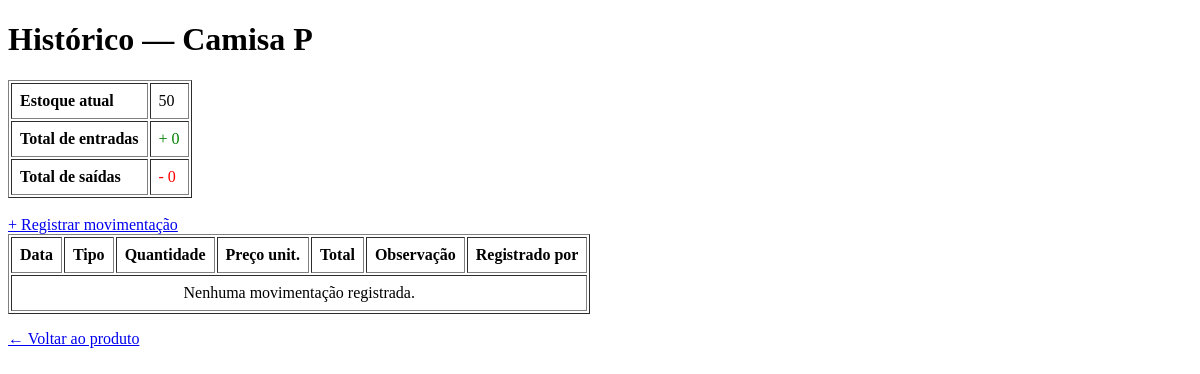
The page /movimentacoes/produto/1 (signed in) on the database as committed earlier.
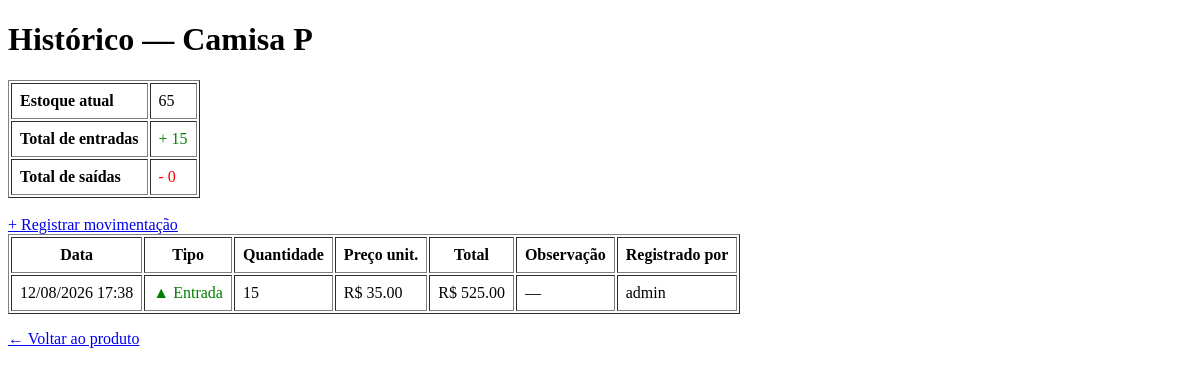
The same page on the database as committed later.
### app/models/produto.py (models this page shows, shortened)
class Produto(Base):
    __tablename__ = "produtos"
    id = Column(Integer, primary_key=True, autoincrement=True, index=True)
    nome = Column(String(150), nullable=False, index=True)
    preco = Column(Float, nullable=False, default=0.0)
    estoque_atual = Column(Integer, nullable=False, default=0)
    ativo = Column(Boolean, default=True)
    imagem_path = Column(String(255), nullable=True)
    categoria_id = Column(Integer, ForeignKey("categorias.id", ondelete="SET NULL"), nullable=True )
    categoria = relationship("Categoria", back_populates="produtos")

### app/models/movimentacao.py (models this page shows, shortened)
class Movimentacao(Base):
    __tablename__ = "movimentacoes"
    id         = Column(Integer, primary_key=True, index=True)
    tipo       = Column(
        Enum(TipoMovimentacao),
        nullable=False
    )
    quantidade = Column(Integer, nullable=False)
    preco_unitario = Column(Float, nullable=False, default=0.0)
    observacao = Column(String(255), nullable=True)
    criado_em  = Column(DateTime, server_default=func.now())
    produto_id = Column(
        Integer,
        ForeignKey("produtos.id", ondelete="CASCADE"),
        nullable=False
    )
    usuario_id = Column(
        Integer,
        ForeignKey("usuarios.id", ondelete="SET NULL"),
        nullable=True
    )
    produto = relationship("Produto", backref="movimentacoes")
    usuario = relationship("Usuario", backref="movimentacoes")

### app/models/usuarios.py (models this page shows)
class Usuario(Base):
    __tablename__ = "usuarios"
    id = Column(Integer, primary_key=True, autoincrement=True)
    nome = Column(String(100), nullable=False)
    email = Column(String(150), unique=True, nullable=False)
    senha_hash = Column(String(255), nullable=False)
    role = Column(String(20), nullable=False, default="operador")
    ativo = Column(Boolean, default=True)
    criando_em = Column(DateTime, server_default=func.now())

### app/controllers/movimentacao_controller.py (the view)
@router.get("/produto/{produto_id}")
def historico_produto(
    produto_id: int,
    request: Request,
    db: Session = Depends(get_db),
    usuario = Depends(get_usuario_logado)
):
    produto = db.query(Produto).filter(Produto.id == produto_id).first()
    if not produto:
        return RedirectResponse(url="/produtos", status_code=302)
    movimentacoes = (
        db.query(Movimentacao)
        .filter(Movimentacao.produto_id == produto_id)
        .order_by(Movimentacao.criado_em.desc())
        .all()
    )
    total_entradas = sum(
        m.quantidade for m in movimentacoes
        if m.tipo == TipoMovimentacao.ENTRADA
    )
    total_saidas = sum(
        m.quantidade for m in movimentacoes
        if m.tipo == TipoMovimentacao.SAIDA
    )
    return templates.TemplateResponse(
        request,
        "movimentacoes/historico.html",
        {
            "request":        request,
            "usuario":        usuario,
            "produto":        produto,
            "movimentacoes":  movimentacoes,
            "total_entradas": total_entradas,
            "total_saidas":   total_saidas,
        }
    )

### app/templates/movimentacoes/historico.html (shortened to what this page needs)
<!DOCTYPE html>
<html lang="pt-br">
<head>
</head>
<body>
    <h1>Histórico — {{ produto.nome }}</h1>
    <table border="1" cellpadding="8">
        <tr>
            <td><strong>Estoque atual</strong></td>
            <td>{{ produto.estoque_atual }}</td>
        </tr>
        <tr>
            <td><strong>Total de entradas</strong></td>
            <td style="color:green">+ {{ total_entradas }}</td>
        </tr>
        <tr>
            <td><strong>Total de saídas</strong></td>
            <td style="color:red">- {{ total_saidas }}</td>
        </tr>
    </table>
    <br>
    <a href="/movimentacoes/nova?produto_id={{ produto.id }}">
        + Registrar movimentação
    </a>
    <table border="1" cellpadding="8">
        <thead>
            <tr>
                <th>Data</th>
                <th>Tipo</th>
                <th>Quantidade</th>
                <th>Preço unit.</th>
                <th>Total</th>
                <th>Observação</th>
                <th>Registrado por</th>
            </tr>
        </thead>
        <tbody>
            {% for m in movimentacoes %}
            <tr>
                <td>{{ m.criado_em.strftime('%d/%m/%Y %H:%M') }}</td>
                <td>
                    {% if m.tipo.value == 'entrada' %}
                        <span style="color:green">▲ Entrada</span>
                    {% else %}
                        <span style="color:red">▼ Saída</span>
                    {% endif %}
                </td>
                <td>{{ m.quantidade }}</td>
                <td>R$ {{ "%.2f"|format(m.preco_unitario) }}</td>
                <td>R$ {{ "%.2f"|format(m.valor_total) }}</td>
                <td>{{ m.observacao or "—" }}</td>
                <td>{{ m.usuario.nome if m.usuario else "—" }}</td>
            </tr>
            {% endfor %}
            {% if not movimentacoes %}
            <tr>
                <td colspan="7" style="text-align:center">
                    Nenhuma movimentação registrada.
                </td>
            </tr>
            {% endif %}
        </tbody>
    </table>
    <p>
        <a href="/produtos/{{ produto.id }}">← Voltar ao produto</a>
    </p>
</body>
</html>

Rows that differ between the two databases and show on the page:
changed Produto "Camisa P": estoque_atual "50" → "65"
added Movimentacao: criado_em "12/08/2026 17:38", tipo "▲ Entrada", quantidade "15", preco_unitario "35.00", valor_total "525.00", observacao "—", usuario "admin"
Other text that changed with them:
{{ total_entradas }}: "0" → "15"
text no longer shown: "Nenhuma movimentação registrada."
